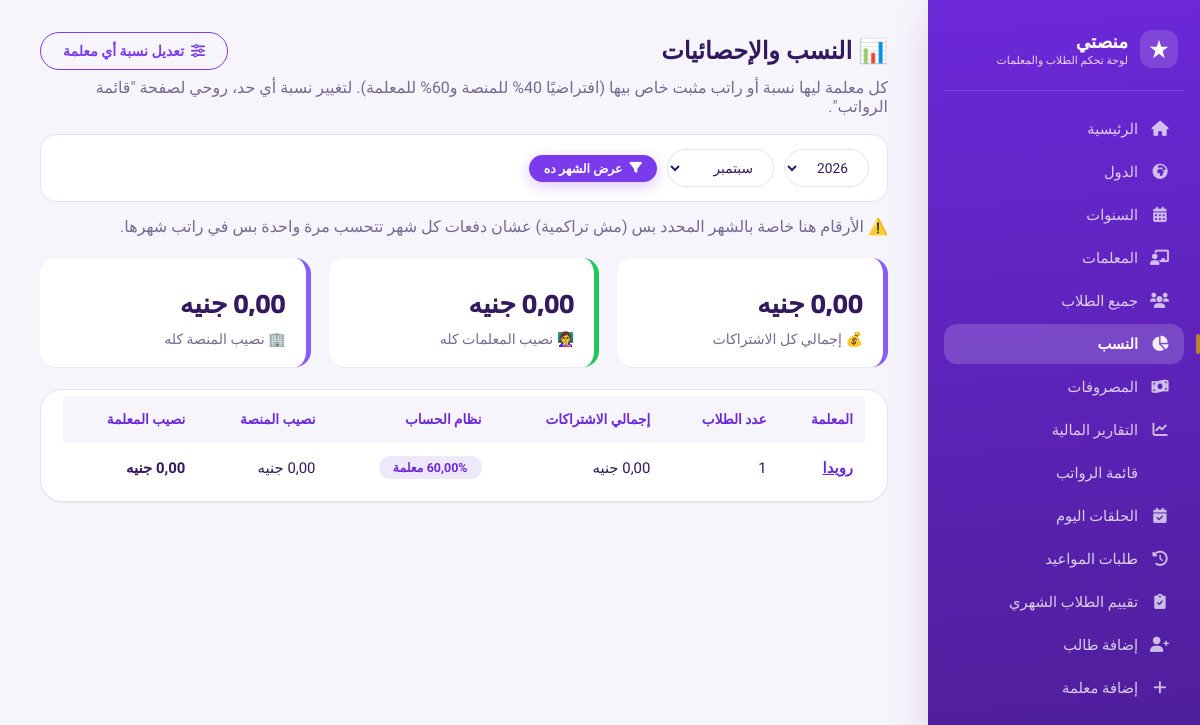
Page /statistics/ (signed in) on the committed database.
### core/models.py (models this page shows, shortened)
class Teacher(models.Model):
    name = models.CharField(max_length=255, verbose_name="اسم المعلمة")
    age = models.PositiveIntegerField(null=True, blank=True, verbose_name="السن")
    phone = models.CharField(max_length=20, blank=True, null=True, verbose_name="رقم الهاتف")
    whatsapp = models.CharField(max_length=20, blank=True, null=True, verbose_name="واتساب")
    governorate = models.CharField(max_length=100, blank=True, null=True, verbose_name="المحافظة")
    hire_date = models.DateField(null=True, blank=True, verbose_name="تاريخ بداية العمل")
    user = models.OneToOneField(
        settings.AUTH_USER_MODEL, null=True, blank=True,
        on_delete=models.SET_NULL, related_name='teacher_profile',
        verbose_name="حساب الدخول"
    )
    commission_percent = models.DecimalField(
        max_digits=5, decimal_places=2, default=60,
        verbose_name="نسبة المعلمة من الاشتراكات (%)"
    )
    fixed_salary = models.DecimalField(
        max_digits=10, decimal_places=2, null=True, blank=True,
        verbose_name="راتب مثبت (بدل النسبة)"
    )
    class Meta:
        verbose_name = "معلمة"
        verbose_name_plural = "المعلمات"
        ordering = ['name']
    def total_subscriptions(self, year=None, month=None):
        now = timezone.now()
        year = year or now.year
        month = month or now.month
        active_students = self.students.filter(status='active')
        return sum(float(s.total_paid(year=year, month=month)) for s in active_students)
    def calculated_salary(self, year=None, month=None):
        if self.fixed_salary is not None:
            return round(float(self.fixed_salary), 2)
        return round(self.total_subscriptions(year=year, month=month) * (float(self.commission_percent) / 100), 2)
    def platform_share(self, year=None, month=None):
        if self.fixed_salary is not None:
            return round(self.total_subscriptions(year=year, month=month) - float(self.fixed_salary), 2)
        return round(self.total_subscriptions(year=year, month=month) * (1 - float(self.commission_percent) / 100), 2)

### core/views.py (the view)
# urls.py: path('statistics/', views.statistics, name='statistics'),
@staff_member_required
def statistics(request):
    now = timezone.now()
    stat_year = _to_int_or_none(request.GET.get('year')) or now.year
    stat_month = _to_int_or_none(request.GET.get('month')) or now.month
    teachers = Teacher.objects.all()
    stats = []
    grand_total_fees = 0
    grand_platform_share = 0
    grand_teacher_share = 0
    for teacher in teachers:
        total_fees = teacher.total_subscriptions(year=stat_year, month=stat_month)
        teacher_share = teacher.calculated_salary(year=stat_year, month=stat_month)
        platform_share = teacher.platform_share(year=stat_year, month=stat_month)
        grand_total_fees += total_fees
        grand_platform_share += platform_share
        grand_teacher_share += teacher_share
        stats.append({
            'teacher': teacher,
            'student_count': teacher.students.count(),
            'total_fees': total_fees,
            'is_fixed': teacher.fixed_salary is not None,
            'commission_percent': teacher.commission_percent,
            'platform_share': platform_share,
            'teacher_share': teacher_share,
        })
    context = {
        'stats': stats,
        'grand_total_fees': grand_total_fees,
        'grand_platform_share': grand_platform_share,
        'grand_teacher_share': grand_teacher_share,
        'stat_year': stat_year,
        'stat_month': stat_month,
        'arabic_months': ARABIC_MONTHS,
        'stat_years_range': sorted({now.year - 1, now.year, now.year + 1}, reverse=True),
    }
    return render(request, 'core/statistics.html', context)

### core/models.py (called while the page is built)
    def total_paid(self, year=None, month=None):
        qs = self.payments.all()
        if year:
            qs = qs.filter(date__year=year)
        if month:
            qs = qs.filter(date__month=month)
        total = qs.aggregate(total=models.Sum('amount'))['total']
        return total or 0

### core/views.py (called while the page is built)
def _or_none(value):
    if value is None:
        return None
    value = value.strip()
    return value if value != '' else None

def _to_int_or_none(value):
    value = _or_none(value)
    if value is None:
        return None
    try:
        return int(value)
    except (TypeError, ValueError):
        return None

### templates/core/statistics.html (shortened to what this page needs)
{% extends 'core/base.html' %}
{% block content %}
<div class="page-header">
    <div class="page-title">📊 النسب والإحصائيات</div>
    <a href="{% url 'salaries_list' %}" class="btn btn-outline"><i class="fas fa-sliders"></i> تعديل نسبة أي معلمة</a>
</div>
<p class="text-muted" style="margin-bottom:15px;">كل معلمة ليها نسبة أو راتب مثبت خاص بيها (افتراضيًا 40% للمنصة و60% للمعلمة). لتغيير نسبة أي حد، روحي لصفحة "قائمة الرواتب".</p>
<form method="GET" class="filter-bar" style="margin-bottom:15px;">
    <select name="year">
        {% for y in stat_years_range %}
        <option value="{{ y }}" {% if stat_year == y %}selected{% endif %}>{{ y }}</option>
        {% endfor %}
    </select>
    <select name="month">
        {% for m_num, m_name in arabic_months.items %}
        <option value="{{ m_num }}" {% if stat_month == m_num %}selected{% endif %}>{{ m_name }}</option>
        {% endfor %}
    </select>
    <button type="submit" class="btn btn-primary btn-sm"><i class="fas fa-filter"></i> عرض الشهر ده</button>
</form>
<p class="text-muted" style="margin-bottom:15px;">⚠️ الأرقام هنا خاصة بالشهر المحدد بس (مش تراكمية) عشان دفعات كل شهر تتحسب مرة واحدة بس في راتب شهرها.</p>
<div class="stats-row">
    <div class="stat-box">
        <div class="number">{{ grand_total_fees|floatformat:2 }} جنيه</div>
        <div class="label">💰 إجمالي كل الاشتراكات</div>
    </div>
    <div class="stat-box" style="border-right-color:#22c55e;">
        <div class="number">{{ grand_teacher_share|floatformat:2 }} جنيه</div>
        <div class="label">👩‍🏫 نصيب المعلمات كله</div>
    </div>
    <div class="stat-box" style="border-right-color:#8b5cf6;">
        <div class="number">{{ grand_platform_share|floatformat:2 }} جنيه</div>
        <div class="label">🏢 نصيب المنصة كله</div>
    </div>
</div>
<div class="table-container">
    <table>
        <thead><tr><th>المعلمة</th><th>عدد الطلاب</th><th>إجمالي الاشتراكات</th><th>نظام الحساب</th><th>نصيب المنصة</th><th>نصيب المعلمة</th></tr></thead>
        <tbody>
            {% for stat in stats %}
            <tr>
                <td><a href="{% url 'teacher_detail' stat.teacher.id %}" style="color:#6d28d9; font-weight:700;">{{ stat.teacher.name }}</a></td>
                <td>{{ stat.student_count }}</td>
                <td>{{ stat.total_fees|floatformat:2 }} جنيه</td>
                <td>
                    {% if stat.is_fixed %}
                        <span class="badge-neutral">راتب مثبت</span>
                    {% else %}
                        <span class="badge-neutral">{{ stat.commission_percent }}% معلمة</span>
                    {% endif %}
                </td>
                <td>{{ stat.platform_share|floatformat:2 }} جنيه</td>
                <td><strong>{{ stat.teacher_share|floatformat:2 }} جنيه</strong></td>
            </tr>
            {% empty %}
            <tr><td colspan="6" style="text-align:center;">لا توجد بيانات بعد.</td></tr>
            {% endfor %}
        </tbody>
    </table>
</div>
{% endblock %}

### templates/core/base.html (style rules this page uses)
:root { --violet-50: #F7F5FC; --violet-100: #EEE9FA; --violet-200: #DDD3F5; --violet-400: #A78BFA; --violet-500: #8B5CF6; --violet-600: #7C3AED; --violet-700: #6D28D9; --ink: #33195E; --ink-muted: #746A93; --gold: #B4872E; --gold-soft: #FBF2E2; --green: #1D9A63; --green-soft: #E5F7EE; --red: #DC3545; --red-soft: #FDEBEC; --amber: #B87F16; --amber-soft: #FCF3DC; --paper: #FFFFFF; --page-bg: var(--violet-50); --border: #E7E1F5; --radius-sm: 10px; --radius-md: 16px; --radius-lg: 22px; --radius-pill: 999px; --shadow-sm: 0 1px 2px rgba(51, 25, 94, 0.06); --shadow-md: 0 8px 24px rgba(51, 25, 94, 0.08); --shadow-lg: 0 16px 40px rgba(51, 25, 94, 0.14); --font-display: 'Cairo', sans-serif; --font-body: 'Tajawal', sans-serif; }
* { margin: 0; padding: 0; box-sizing: border-box; }
body { font-family: var(--font-body); background: var(--page-bg); color: var(--ink); display: flex; min-height: 100vh; -webkit-font-smoothing: antialiased; }
a { color: inherit; }
.page-header { display:flex; align-items:center; justify-content:space-between; flex-wrap:wrap; gap:14px; margin-bottom:8px; }
.page-title { display:flex; align-items:center; gap:10px; font-weight:800; font-size:1.5rem; color:var(--ink); }
.filter-bar { display:flex; align-items:center; gap:10px; flex-wrap:wrap; background:#fff; padding:14px 18px; border-radius:var(--radius-md); border:1px solid var(--border); margin:18px 0; }
.filter-bar input[type="text"], .filter-bar select { padding:9px 16px; border-radius: var(--radius-pill); border:1.6px solid var(--border); font-family: var(--font-body); font-size:0.86rem; background:#fff; color:var(--ink); }
.table-container { background: #fff; border-radius: var(--radius-lg); padding: 6px 22px 8px; border: 1px solid var(--border); margin-top: 22px; overflow-x: auto; box-shadow: var(--shadow-sm); }
table { width: 100%; border-collapse: collapse; font-size: 0.93rem; }
table th { background: var(--violet-50); color: var(--violet-700); padding: 15px 12px; text-align: right; font-weight: 700; font-size:0.85rem; }
table td { padding: 14px 12px; border-bottom: 1px solid #F2EEFA; vertical-align:middle; }
table tbody tr:last-child td { border-bottom:none; }
.badge-neutral { background: var(--violet-100); color: var(--violet-700); padding:4px 14px; border-radius:30px; font-weight:700; font-size:0.78rem; display:inline-block; }
.btn { display: inline-flex; align-items:center; gap:7px; padding: 10px 22px; border-radius: 30px; font-weight: 700; text-decoration: none; font-size: 0.88rem; transition: .18s ease; border: none; cursor: pointer; font-family: var(--font-body); }
.btn-primary { background: var(--violet-600); color: #fff; box-shadow: 0 4px 14px rgba(124,58,237,.28); }
.btn-outline { background: transparent; border: 1.6px solid var(--violet-600); color: var(--violet-600); }
.btn-sm { padding: 6px 15px; font-size: 0.78rem; }
.stats-row { display: grid; grid-template-columns: repeat(auto-fit, minmax(180px, 1fr)); gap: 18px; margin: 22px 0 8px; }
.stat-box, .stat-card { background: #fff; padding: 20px; border-radius: var(--radius-md); border-right: 5px solid var(--violet-500); box-shadow: var(--shadow-sm); display:flex; flex-direction:column; gap:2px; }
.stat-box .number, .stat-card .number { font-size: 1.7rem; font-weight: 800; color: var(--ink); font-family: var(--font-display); }
.stat-box .label, .stat-card .label { color: var(--ink-muted); font-size: 0.88rem; }
.text-muted { color: var(--ink-muted); }

### rows in the picture
Teacher: teacher.name "رويدا", student_count "1", commission_percent "60,00"

### other values in the picture
{{ grand_teacher_share|floatformat:2 }} "0,00"
form field year "2026"
form field month "سبتمبر"
